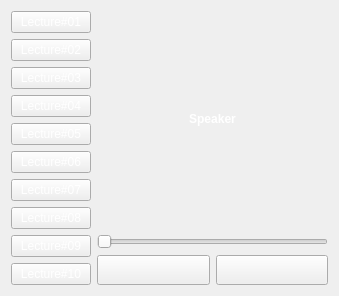
<?xml version="1.0" encoding="UTF-8"?>
<ui version="4.0">
 <class>Audio</class>
 <widget class="QWidget" name="Audio">
  <property name="geometry">
   <rect>
    <x>0</x>
    <y>0</y>
    <width>339</width>
    <height>272</height>
   </rect>
  </property>
  <property name="windowTitle">
   <string>Form</string>
  </property>
  <property name="styleSheet">
   <string notr="true">background-image: url(:/res/bg.jpeg);</string>
  </property>
  <layout class="QGridLayout" name="gridLayout">
   <item row="0" column="0">
    <layout class="QVBoxLayout" name="verticalLayout">
     <item>
      <widget class="QPushButton" name="pushButton">
       <property name="styleSheet">
        <string notr="true">color: rgb(255, 255, 255);
font: 900 12pt &quot;Segoe UI Black&quot;;</string>
       </property>
       <property name="text">
        <string>Lecture#01</string>
       </property>
      </widget>
     </item>
     <item>
      <widget class="QPushButton" name="pushButton_2">
       <property name="styleSheet">
        <string notr="true">font: 900 12pt &quot;Segoe UI Black&quot;;
color: rgb(255, 255, 255);</string>
       </property>
       <property name="text">
        <string>Lecture#02</string>
       </property>
      </widget>
     </item>
     <item>
      <widget class="QPushButton" name="pushButton_3">
       <property name="styleSheet">
        <string notr="true">font: 900 12pt &quot;Segoe UI Black&quot;;
color: rgb(255, 255, 255);</string>
       </property>
       <property name="text">
        <string>Lecture#03</string>
       </property>
      </widget>
     </item>
     <item>
      <widget class="QPushButton" name="pushButton_4">
       <property name="styleSheet">
        <string notr="true">font: 900 12pt &quot;Segoe UI Black&quot;;
color: rgb(255, 255, 255);</string>
       </property>
       <property name="text">
        <string>Lecture#04</string>
       </property>
      </widget>
     </item>
     <item>
      <widget class="QPushButton" name="pushButton_5">
       <property name="styleSheet">
        <string notr="true">font: 900 12pt &quot;Segoe UI Black&quot;;
color: rgb(255, 255, 255);</string>
       </property>
       <property name="text">
        <string>Lecture#05</string>
       </property>
      </widget>
     </item>
     <item>
      <widget class="QPushButton" name="pushButton_6">
       <property name="styleSheet">
        <string notr="true">font: 900 12pt &quot;Segoe UI Black&quot;;
color: rgb(255, 255, 255);</string>
       </property>
       <property name="text">
        <string>Lecture#06</string>
       </property>
      </widget>
     </item>
     <item>
      <widget class="QPushButton" name="pushButton_7">
       <property name="styleSheet">
        <string notr="true">font: 900 12pt &quot;Segoe UI Black&quot;;
color: rgb(255, 255, 255);</string>
       </property>
       <property name="text">
        <string>Lecture#07</string>
       </property>
      </widget>
     </item>
     <item>
      <widget class="QPushButton" name="pushButton_8">
       <property name="styleSheet">
        <string notr="true">font: 900 12pt &quot;Segoe UI Black&quot;;
color: rgb(255, 255, 255);</string>
       </property>
       <property name="text">
        <string>Lecture#08</string>
       </property>
      </widget>
     </item>
     <item>
      <widget class="QPushButton" name="pushButton_9">
       <property name="styleSheet">
        <string notr="true">font: 900 12pt &quot;Segoe UI Black&quot;;
color: rgb(255, 255, 255);</string>
       </property>
       <property name="text">
        <string>Lecture#09</string>
       </property>
      </widget>
     </item>
     <item>
      <widget class="QPushButton" name="pushButton_10">
       <property name="styleSheet">
        <string notr="true">font: 900 12pt &quot;Segoe UI Black&quot;;
color: rgb(255, 255, 255);</string>
       </property>
       <property name="text">
        <string>Lecture#10</string>
       </property>
      </widget>
     </item>
    </layout>
   </item>
   <item row="0" column="1">
    <layout class="QVBoxLayout" name="verticalLayout_2">
     <item>
      <widget class="QLabel" name="label">
       <property name="styleSheet">
        <string notr="true">font: 18pt &quot;Snap ITC&quot;;
color: rgb(255, 255, 255);
</string>
       </property>
       <property name="text">
        <string>&lt;html&gt;&lt;head/&gt;&lt;body&gt;&lt;p align=&quot;center&quot;&gt;&lt;span style=&quot; font-weight:700;&quot;&gt;Speaker&lt;/span&gt;&lt;/p&gt;&lt;/body&gt;&lt;/html&gt;</string>
       </property>
       <property name="alignment">
        <set>Qt::AlignCenter</set>
       </property>
       <property name="wordWrap">
        <bool>true</bool>
       </property>
      </widget>
     </item>
     <item>
      <widget class="QSlider" name="horizontalSlider">
       <property name="orientation">
        <enum>Qt::Horizontal</enum>
       </property>
      </widget>
     </item>
     <item>
      <layout class="QHBoxLayout" name="horizontalLayout">
       <item>
        <widget class="QPushButton" name="pushButton_11">
         <property name="minimumSize">
          <size>
           <width>0</width>
           <height>30</height>
          </size>
         </property>
         <property name="styleSheet">
          <string notr="true">background-image: url(:/res/bg2.jpeg);
color: rgb(255, 255, 255);</string>
         </property>
         <property name="text">
          <string/>
         </property>
        </widget>
       </item>
       <item>
        <widget class="QPushButton" name="pushButton_12">
         <property name="minimumSize">
          <size>
           <width>0</width>
           <height>30</height>
          </size>
         </property>
         <property name="styleSheet">
          <string notr="true">color: rgb(255, 255, 255);
background-image: url(:/res/bg2.jpeg);</string>
         </property>
         <property name="text">
          <string/>
         </property>
        </widget>
       </item>
      </layout>
     </item>
    </layout>
   </item>
  </layout>
 </widget>
 <resources/>
 <connections/>
</ui>
